Frame 1 (no input): blank canvas, image omitted
Frame 60 (the mouse pressed at the canvas centre just before this capture): blank canvas, image omitted
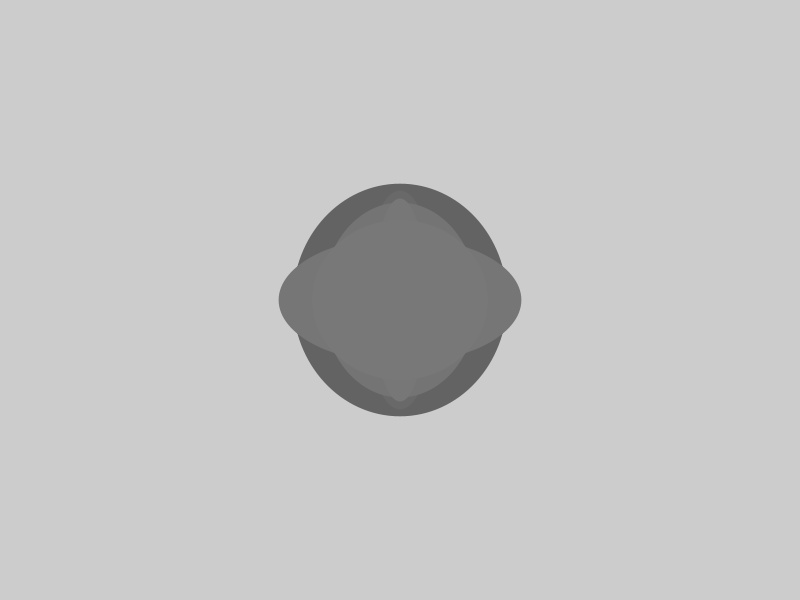
Frame 120 (the mouse held since frame 60 and released just before this capture)

The Processing sketch whose frames 1 and 60 were blank and that drew this single picture after the mouse press (run headless with seeded random() and noise(); from frame 60 on, the mouse is pressed at the canvas centre):

// Processing sketch: processing_158070
// ── processing_158070.pde

int tono=0;
float px=0;
void setup() {
   size (800,600);
 }
 
 void draw() {
   tono++;
   if(tono>255) {
     tono=0;}
 if(mousePressed) {
   px++;
   noStroke();
   fill(tono);
   ellipse(mouseX,mouseY,random(250),random(250));
 }
 }
